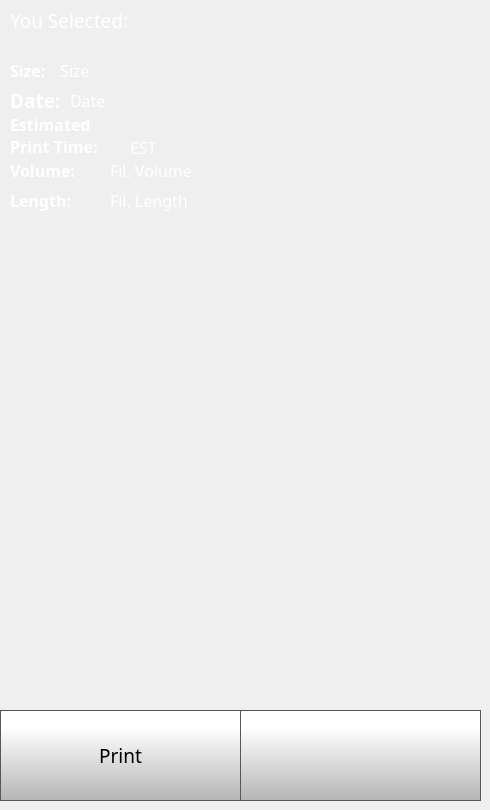
    <widget class="QWidget" name="printSelectedLocalPage">
     <widget class="QLabel" name="fileSelected">
      <property name="geometry">
       <rect>
        <x>10</x>
        <y>0</y>
        <width>461</width>
        <height>41</height>
       </rect>
      </property>
      <property name="font">
       <font>
        <family>Gotham</family>
        <pointsize>14</pointsize>
        <weight>50</weight>
        <bold>false</bold>
        <underline>false</underline>
        <strikeout>false</strikeout>
       </font>
      </property>
      <property name="styleSheet">
       <string notr="true">color:  white;
background-color: rgba(255, 255, 255, 0);</string>
      </property>
      <property name="text">
       <string>You Selected: </string>
      </property>
      <property name="scaledContents">
       <bool>true</bool>
      </property>
      <property name="wordWrap">
       <bool>true</bool>
      </property>
     </widget>
     <widget class="QPushButton" name="fileSelectedBackButton">
      <property name="geometry">
       <rect>
        <x>240</x>
        <y>710</y>
        <width>241</width>
        <height>91</height>
       </rect>
      </property>
      <property name="minimumSize">
       <size>
        <width>0</width>
        <height>0</height>
       </size>
      </property>
      <property name="font">
       <font>
        <family>Gotham Light</family>
        <pointsize>9</pointsize>
       </font>
      </property>
      <property name="styleSheet">
       <string notr="true">QPushButton {
    border: 1px solid rgb(87, 87, 87);

	background-color: qlineargradient(spread:pad, x1:0, y1:1, x2:0, y2:0.188, stop:0 rgba(180, 180, 180, 255), stop:1 rgba(255, 255, 255, 255));
}

QPushButton:pressed {
    background-color: qlineargradient(x1: 0, y1: 0, x2: 0, y2: 1,
                                      stop: 0 #dadbde, stop: 1 #f6f7fa);
}

QPushButton:flat {
    border: none; /* no border for a flat push button */
}

QPushButton:default {
    border-color: navy; /* make the default button prominent */
}</string>
      </property>
      <property name="text">
       <string/>
      </property>
      <property name="icon">
       <iconset>
        <normaloff>templates/img/arrows-4.png</normaloff>templates/img/arrows-4.png</iconset>
      </property>
      <property name="iconSize">
       <size>
        <width>50</width>
        <height>50</height>
       </size>
      </property>
      <property name="checkable">
       <bool>false</bool>
      </property>
      <property name="autoDefault">
       <bool>false</bool>
      </property>
      <property name="default">
       <bool>false</bool>
      </property>
      <property name="flat">
       <bool>false</bool>
      </property>
     </widget>
     <widget class="QToolButton" name="fileSelectedPrintButton">
      <property name="geometry">
       <rect>
        <x>0</x>
        <y>710</y>
        <width>241</width>
        <height>91</height>
       </rect>
      </property>
      <property name="minimumSize">
       <size>
        <width>0</width>
        <height>0</height>
       </size>
      </property>
      <property name="font">
       <font>
        <family>Gotham</family>
        <pointsize>14</pointsize>
       </font>
      </property>
      <property name="styleSheet">
       <string notr="true">QToolButton {
    border: 1px solid rgb(87, 87, 87);
	background-color: qlineargradient(spread:pad, x1:0, y1:1, x2:0, y2:0.188, stop:0 rgba(180, 180, 180, 255), stop:1 rgba(255, 255, 255, 255));
}

QToolButton:pressed {
    background-color: qlineargradient(x1: 0, y1: 0, x2: 0, y2: 1,
                                      stop: 0 #dadbde, stop: 1 #f6f7fa);
}

QToolButton:flat {
    border: none; /* no border for a flat push button */
}

QToolButton:default {
    border-color: navy; /* make the default button prominent */
}</string>
      </property>
      <property name="text">
       <string>Print</string>
      </property>
      <property name="icon">
       <iconset>
        <normaloff>templates/img/printer.png</normaloff>templates/img/printer.png</iconset>
      </property>
      <property name="iconSize">
       <size>
        <width>40</width>
        <height>40</height>
       </size>
      </property>
      <property name="checkable">
       <bool>false</bool>
      </property>
      <property name="toolButtonStyle">
       <enum>Qt::ToolButtonTextUnderIcon</enum>
      </property>
     </widget>
     <widget class="QLabel" name="fileSizeSelected">
      <property name="geometry">
       <rect>
        <x>60</x>
        <y>60</y>
        <width>161</width>
        <height>21</height>
       </rect>
      </property>
      <property name="font">
       <font>
        <family>Gotham Medium</family>
        <pointsize>12</pointsize>
        <weight>50</weight>
        <bold>false</bold>
       </font>
      </property>
      <property name="styleSheet">
       <string notr="true">color: rgb(255, 255, 255);
background-color: rgba(255, 255, 255, 0);</string>
      </property>
      <property name="text">
       <string>Size</string>
      </property>
      <property name="scaledContents">
       <bool>true</bool>
      </property>
     </widget>
     <widget class="QLabel" name="fileDateSelected">
      <property name="geometry">
       <rect>
        <x>70</x>
        <y>90</y>
        <width>201</width>
        <height>21</height>
       </rect>
      </property>
      <property name="font">
       <font>
        <family>Gotham Medium</family>
        <pointsize>12</pointsize>
        <weight>50</weight>
        <bold>false</bold>
       </font>
      </property>
      <property name="styleSheet">
       <string notr="true">color: rgb(255, 255, 255);
background-color: rgba(255, 255, 255, 0);</string>
      </property>
      <property name="text">
       <string>Date</string>
      </property>
      <property name="scaledContents">
       <bool>true</bool>
      </property>
     </widget>
     <widget class="QLabel" name="filePrintTimeSelected">
      <property name="geometry">
       <rect>
        <x>130</x>
        <y>137</y>
        <width>141</width>
        <height>21</height>
       </rect>
      </property>
      <property name="font">
       <font>
        <family>Gotham Medium</family>
        <pointsize>12</pointsize>
        <weight>50</weight>
        <bold>false</bold>
       </font>
      </property>
      <property name="styleSheet">
       <string notr="true">color: rgb(255, 255, 255);
background-color: rgba(255, 255, 255, 0);</string>
      </property>
      <property name="text">
       <string>EST</string>
      </property>
      <property name="scaledContents">
       <bool>true</bool>
      </property>
     </widget>
     <widget class="QLabel" name="filamentVolumeSelected">
      <property name="geometry">
       <rect>
        <x>110</x>
        <y>160</y>
        <width>161</width>
        <height>21</height>
       </rect>
      </property>
      <property name="font">
       <font>
        <family>Gotham Medium</family>
        <pointsize>12</pointsize>
        <weight>50</weight>
        <bold>false</bold>
       </font>
      </property>
      <property name="styleSheet">
       <string notr="true">color: rgb(255, 255, 255);
background-color: rgba(255, 255, 255, 0);</string>
      </property>
      <property name="text">
       <string>Fil. Volume</string>
      </property>
      <property name="scaledContents">
       <bool>true</bool>
      </property>
     </widget>
     <widget class="QLabel" name="fileSizeSelectedLabel">
      <property name="geometry">
       <rect>
        <x>10</x>
        <y>60</y>
        <width>51</width>
        <height>21</height>
       </rect>
      </property>
      <property name="font">
       <font>
        <family>Gotham Light</family>
        <pointsize>12</pointsize>
        <weight>75</weight>
        <bold>true</bold>
       </font>
      </property>
      <property name="styleSheet">
       <string notr="true">color: rgb(255, 255, 255);</string>
      </property>
      <property name="text">
       <string>Size:</string>
      </property>
     </widget>
     <widget class="QLabel" name="fileDateSelectedLabel">
      <property name="geometry">
       <rect>
        <x>10</x>
        <y>90</y>
        <width>61</width>
        <height>21</height>
       </rect>
      </property>
      <property name="font">
       <font>
        <family>Gotham Light</family>
        <pointsize>14</pointsize>
        <weight>75</weight>
        <bold>true</bold>
       </font>
      </property>
      <property name="styleSheet">
       <string notr="true">color: rgb(255, 255, 255);</string>
      </property>
      <property name="text">
       <string>Date:</string>
      </property>
     </widget>
     <widget class="QLabel" name="filePrintTimeSelectedLabel">
      <property name="geometry">
       <rect>
        <x>10</x>
        <y>110</y>
        <width>121</width>
        <height>51</height>
       </rect>
      </property>
      <property name="font">
       <font>
        <family>Gotham Light</family>
        <pointsize>12</pointsize>
        <weight>75</weight>
        <bold>true</bold>
       </font>
      </property>
      <property name="styleSheet">
       <string notr="true">color: rgb(255, 255, 255);
background-color: rgba(255, 255, 255, 0);</string>
      </property>
      <property name="text">
       <string>Estimated Print Time:</string>
      </property>
      <property name="wordWrap">
       <bool>true</bool>
      </property>
     </widget>
     <widget class="QLabel" name="filamentVolumeSelectedLabel">
      <property name="geometry">
       <rect>
        <x>10</x>
        <y>160</y>
        <width>91</width>
        <height>21</height>
       </rect>
      </property>
      <property name="font">
       <font>
        <family>Gotham Light</family>
        <pointsize>12</pointsize>
        <weight>75</weight>
        <bold>true</bold>
       </font>
      </property>
      <property name="styleSheet">
       <string notr="true">color: rgb(255, 255, 255);
background-color: rgba(255, 255, 255, 0);</string>
      </property>
      <property name="text">
       <string>Volume:</string>
      </property>
     </widget>
     <widget class="QLabel" name="filamentLengthFileSelected">
      <property name="geometry">
       <rect>
        <x>110</x>
        <y>190</y>
        <width>161</width>
        <height>21</height>
       </rect>
      </property>
      <property name="font">
       <font>
        <family>Gotham Medium</family>
        <pointsize>12</pointsize>
        <weight>50</weight>
        <bold>false</bold>
       </font>
      </property>
      <property name="styleSheet">
       <string notr="true">color: rgb(255, 255, 255);
background-color: rgba(255, 255, 255, 0);</string>
      </property>
      <property name="text">
       <string>Fil. Length</string>
      </property>
      <property name="scaledContents">
       <bool>true</bool>
      </property>
     </widget>
     <widget class="QLabel" name="filamentLengthSelectedLabel">
      <property name="geometry">
       <rect>
        <x>10</x>
        <y>190</y>
        <width>91</width>
        <height>21</height>
       </rect>
      </property>
      <property name="font">
       <font>
        <family>Gotham Light</family>
        <pointsize>12</pointsize>
        <weight>75</weight>
        <bold>true</bold>
       </font>
      </property>
      <property name="styleSheet">
       <string notr="true">color: rgb(255, 255, 255);
background-color: rgba(255, 255, 255, 0);</string>
      </property>
      <property name="text">
       <string>Length:</string>
      </property>
     </widget>
     <widget class="QLabel" name="printPreviewSelected">
      <property name="geometry">
       <rect>
        <x>90</x>
        <y>320</y>
        <width>321</width>
        <height>311</height>
       </rect>
      </property>
      <property name="styleSheet">
       <string notr="true">background-color: rgba(255, 255, 255, 0);</string>
      </property>
      <property name="text">
       <string/>
      </property>
      <property name="pixmap">
       <pixmap>../../JuliaMiniTouchUI/octoprint_JuliaMiniTouchUI/templates/img/thumbnail.png</pixmap>
      </property>
      <property name="scaledContents">
       <bool>true</bool>
      </property>
     </widget>
    </widget>
